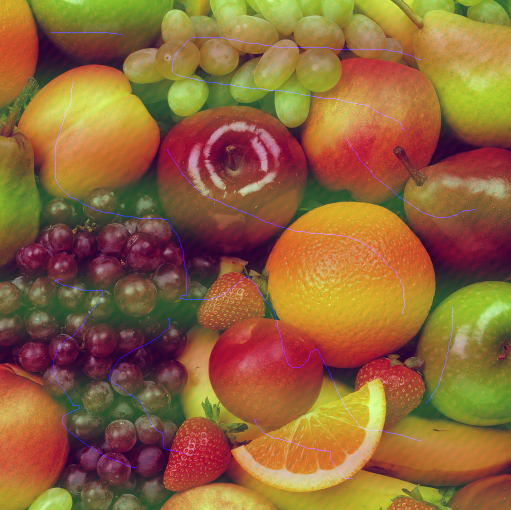
#> input picture Homework3/images/corrupted.png, 511 x 510 px
$ python Homework3.py
#> lines starting #> are read from the running program, lines starting #| are printed output that depends on the picture
#!/usr/bin/env python
# coding: utf-8

# In[29]:


import cv2
import numpy as np

corrupted_img = cv2.imread('images/corrupted.png')
#> corrupted_img is the input picture: shape (510, 511, 3); mean B, G, R 58, 101.3, 143.5

blurred_img = cv2.medianBlur(corrupted_img, 3)
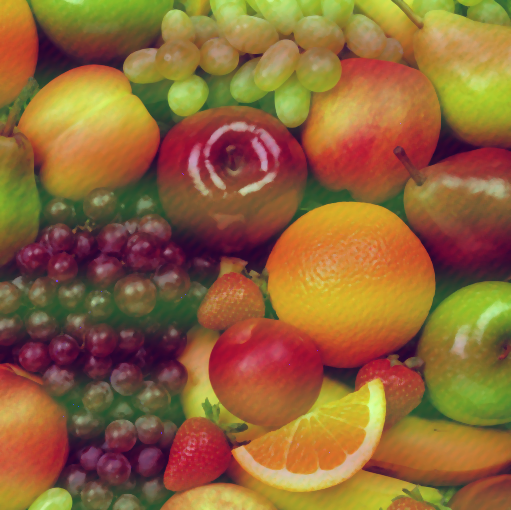
#> blurred_img: shape (510, 511, 3); mean B, G, R 56.4, 101, 143.4

kernel = np.array([[-1,-1,-1],
                   [-1, 9,-1],
                   [-1,-1,-1]])

sharpened_img = cv2.filter2D(blurred_img, -1, kernel)
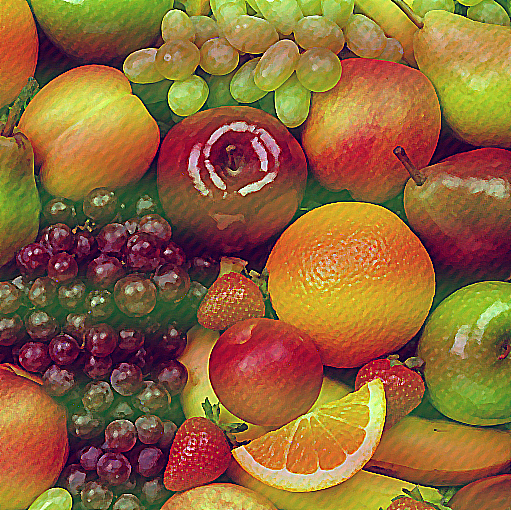
#> sharpened_img: shape (510, 511, 3); mean B, G, R 56.7, 101.5, 143.8

cv2.imwrite('images/repaired_img.png', sharpened_img)


# In[ ]:
